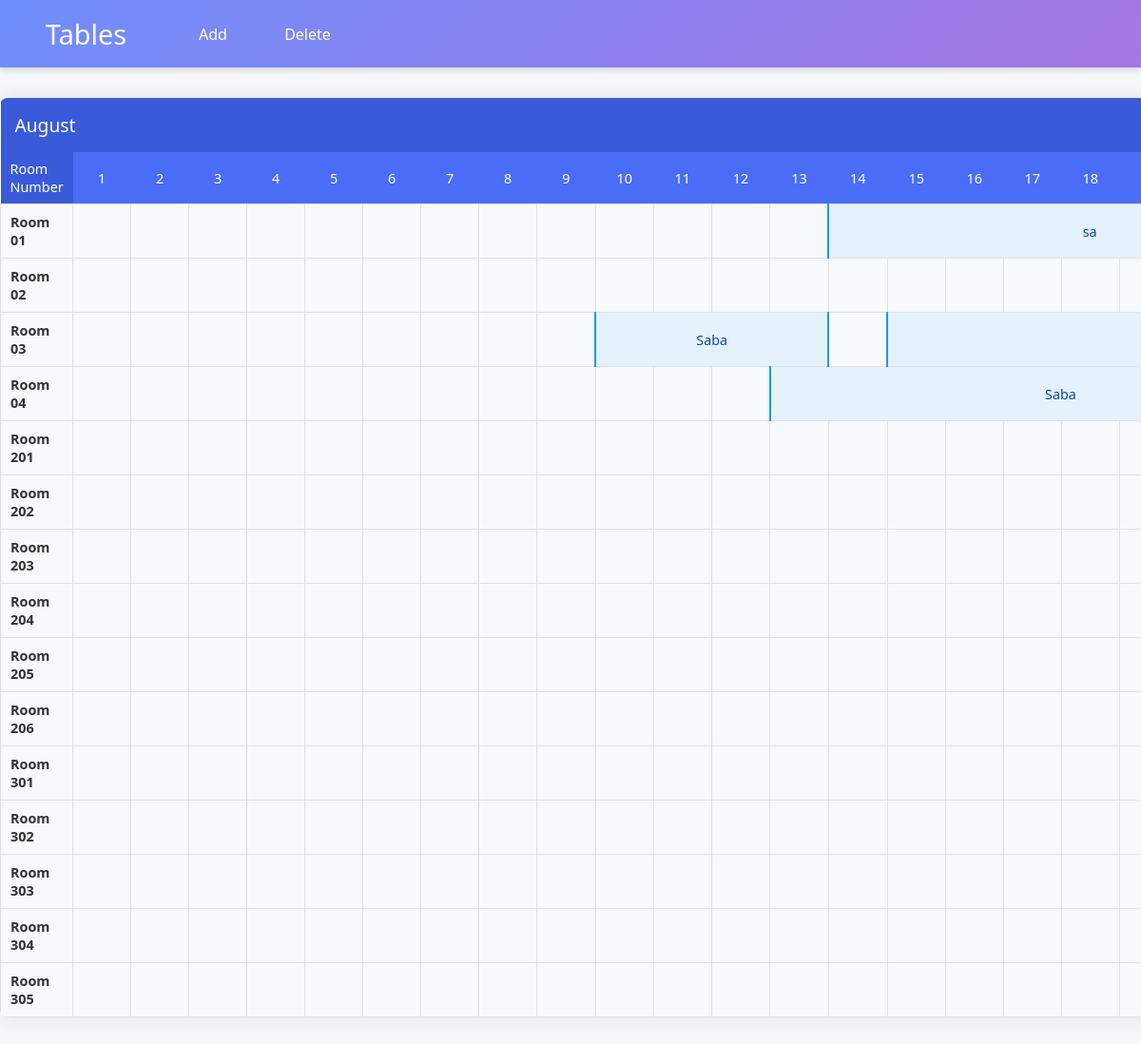
The page / on the database its author committed.
### tables/models.py (models this page shows, shortened)
class Room(models.Model):
    room_number = models.CharField(max_length=10, unique=True)

class Booking(models.Model):
    room = models.ForeignKey(Room, on_delete=models.CASCADE)
    guest_name = models.CharField(max_length=100)
    check_in_date = models.DateField()
    check_out_date = models.DateField()
    @property
    def duration(self):
        return (self.check_out_date - self.check_in_date).days + 1

### tables/views.py (the view)
# urls.py: path('', views.index, name='index'),
def index(request):
    rooms = Room.objects.prefetch_related('booking_set').all()
    days = range(1, 32)  # Days 1-31 for August
    return render(request, 'index.html', {
        'rooms': rooms,
        'days': days
    })

### tables/templatetags/booking_tags.py (called while the page is built)
@register.filter
def get_booking_for_day(bookings, day):
    for booking in bookings:
        if booking.check_in_date.day <= day <= booking.check_out_date.day:
            return booking
    return None

### tables/templates/index.html (shortened to what this page needs)
{% load booking_tags %}
{% load static %}
<!DOCTYPE html>
<html lang="en">
    <head>
        <link rel="stylesheet" href="{% static 'styles.css' %}">
    </head>
    <body>
        <nav class="navigation">
            <h1><a href="{% url 'index' %}">Tables</a></h1>
            <div style="margin-left: 20px; display: inline-block;">
                <a href="{% url 'add_booking' %}">Add</a>
                <a href="{% url 'delete_booking' %}">Delete</a>
            </div>
        </nav>
        <div style="overflow-x: auto; width: 100vw;">
        <table>
            <thead>
                <tr>
                    <th colspan="32" style="text-align: left;">August</th>
                </tr>
                <tr>
                    <th>Room Number</th>
                    <th>1</th><th>2</th><th>3</th><th>4</th><th>5</th>
                    <th>6</th><th>7</th><th>8</th><th>9</th><th>10</th>
                    <th>11</th><th>12</th><th>13</th><th>14</th><th>15</th>
                    <th>16</th><th>17</th><th>18</th><th>19</th><th>20</th>
                </tr>
            </thead>
            <tbody>
                {% for room in rooms %}
                <tr>
                    <td>Room {{ room.room_number }}</td>
                    {% for day in days %}
                        {% with booking=room.booking_set.all|get_booking_for_day:day %}
                            {% if booking %}
                                {% if day == booking.check_in_date.day %}
                                    <td colspan="{{ booking.duration }}"
                                        style="background-color: #e3f2fd;
                                            border-left: 2px solid #2196f3;
                                            border-right: 2px solid #2196f3;
                                            text-align: center;">
                                        {{ booking.guest_name }}
                                    </td>
                                {% endif %}
                            {% else %}
                                <td></td>
                            {% endif %}
                        {% endwith %}
                    {% endfor %}
                </tr>
                {% endfor %}
            </tbody>
        </table>
    </div>
    </body>
</html>

### tables/static/styles.css (style rules this page uses)
body { font-family: 'Segoe UI', Tahoma, Geneva, Verdana, sans-serif; background-color: #f5f7fa; margin: 0; padding: 0; color: #333; }
.navigation { background: linear-gradient(135deg, #6e8efb, #a777e3); color: white; padding: 1rem 2rem; display: flex; align-items: center; box-shadow: 0 4px 6px rgba(0, 0, 0, 0.1); }
.navigation h1 { margin: 0; font-size: 1.8rem; font-weight: 600; }
.navigation a { color: white; text-decoration: none; margin-right: 1.5rem; font-weight: 500; padding: 0.5rem 1rem; border-radius: 4px; transition: all 0.3s ease; }
table { border-collapse: collapse; margin: 2rem auto; background-color: white; box-shadow: 0 0 20px rgba(0, 0, 0, 0.1); border-radius: 8px; overflow: hidden; }
th { background-color: #4a6cf7; color: white; padding: 12px 15px; text-align: center; font-weight: 500; }
th:first-child { text-align: left; background-color: #3a5bd9; }
td { padding: 10px 15px; text-align: center; border: 1px solid #e0e0e0; min-width: 40px; height: 40px; position: relative; }
td:first-child { font-weight: 600; background-color: #f8f9fa; text-align: left; position: sticky; left: 0; z-index: 10; }
td[colspan] { background-color: #e3f2fd; border-left: 3px solid #2196f3; border-right: 3px solid #2196f3; color: #0d47a1; font-weight: 500; transition: all 0.2s ease; }
td:empty { background-color: #f8f9fa; }
thead tr:first-child th { background-color: #3a5bd9; font-size: 1.2rem; padding: 15px; text-align: left; }
@media (max-width: 1200px) { th, td { padding: 8px 10px; font-size: 0.9rem; } }
tbody tr { animation: fadeIn 0.3s ease forwards; }
tbody tr:nth-child(even) { background-color: #f8f9fa; }
h1 { position: relative; top: 0; left: 0; margin: 0; padding: 0; margin-left: 20px; font-size: 20px; font-weight: bold; margin-bottom: 10px; }

### rows shown on the page
Room: room_number "01", booking_set.guest_name "sa"
Room: room_number "02"
Room: room_number "03", booking_set.guest_name "Saba"
Room: room_number "04", booking_set.guest_name "Saba"
Room: room_number "201"
Room: room_number "202"
Room: room_number "203"
Room: room_number "204"
Room: room_number "205"
Room: room_number "206"
Room: room_number "301"
Room: room_number "302"
Room: room_number "303"
Room: room_number "304"
Room: room_number "305"
